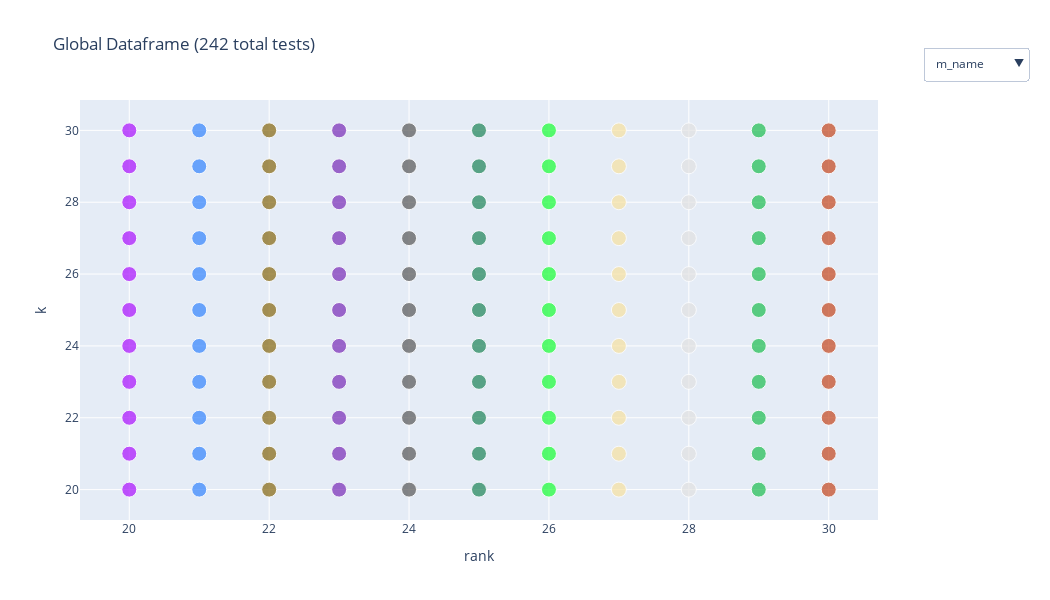

Notebook source saved alongside this figure:
### Markdown cell above
# low rank

### Code cell
filter = {'c_name': lambda x: (x == 'g_low_rank') | (x == 's_low_rank')}
new_col = {'rank': lambda x: x['m_name'].apply(lambda x: int(x.split('_')[-1]))}
plot_agg_global_df(x='rank', y='k', filter=filter, new_col=new_col, logscale=(False, False), dataframe_path=df_path)
